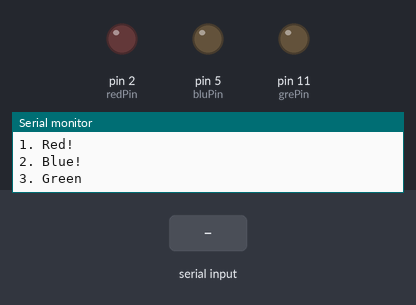
Recording of a sketch running on a simulated Arduino Uno, built with avr-gcc and run on an emulated ATmega328P. On the bench: output pins drawn as LEDs (lit = HIGH), the last lines printed to the serial monitor. Inputs (shaded band) come from the test bench.

Above: at 1.4 s.
1.5 s: "Red" received over Serial
At 2.9 s:
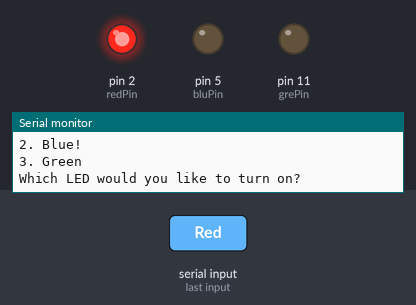
4.0 s: "Blue" received over Serial
At 5.9 s:
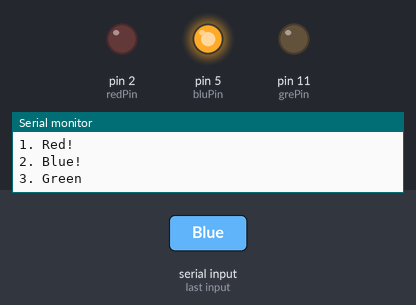
6.5 s: "Green" received over Serial
At 8.0 s:
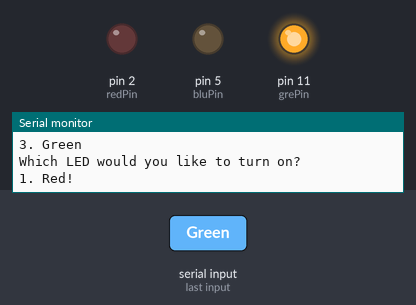
9.0 s: "red" received over Serial
At 10.9 s:
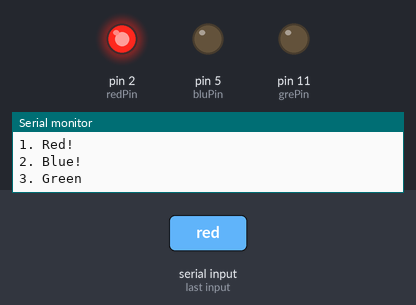
11.5 s: "blue" received over Serial
At 12.9 s:
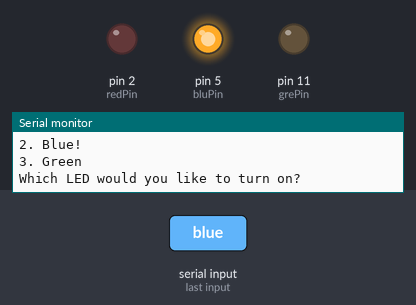
Timing chart, 0 to 14.5 s (numbered marks = the images above; inputs shaded):
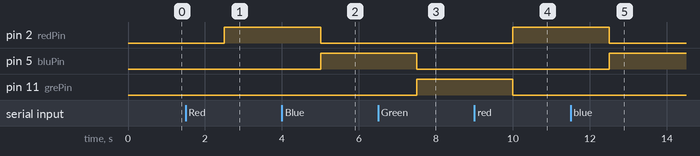

The sketch:

19-Reading-Strings-From-Serial.ino
```cpp
/**
 * Lesson 19 - Reading Strings From Serial

  How to read strings from the serial monitor.

  I slightly modified Paul's code to make it a bit more fun.

 */


String mySelect;
String msg1 = "Which LED would you like to turn on? ";
String ledMsg[] = {"1. Red!","2. Blue!", "3. Green"};
String errMsg = "Please select a valid option!";

int redPin = 2;
int grePin = 11;
int bluPin = 5;


void setup() {
  Serial.begin(9600);

  pinMode(redPin,OUTPUT);
  pinMode(grePin,OUTPUT);
  pinMode(bluPin,OUTPUT);
}

void loop() {
  Serial.println(msg1);
  for(String colour: ledMsg){
    delay(150);
    Serial.println(colour);
  }
  while(Serial.available() == 0){

  }
  mySelect = Serial.readString();

  if(mySelect == "Red" || mySelect == "red" || mySelect == "1"){
    digitalWrite(redPin,HIGH);
    digitalWrite(bluPin,LOW);
    digitalWrite(grePin,LOW);
  } else if(mySelect == "Blue" || mySelect == "blue" || mySelect == "2"){
    digitalWrite(redPin,LOW);
    digitalWrite(bluPin,HIGH);
    digitalWrite(grePin,LOW);
  } else if(mySelect == "Green" || mySelect == "green" || mySelect == "3"){
    digitalWrite(redPin,LOW);
    digitalWrite(bluPin,LOW);
    digitalWrite(grePin,HIGH);
  } else
  Serial.println(errMsg);

  delay(250);

}
```

Measured:
- after the input at 1.5 s, pin 2 (redPin): LOW → HIGH after 1.0 s
- after the input at 4.0 s, pin 2 (redPin): HIGH → LOW after 1.0 s; pin 5 (bluPin): LOW → HIGH after 1.0 s
- after the input at 6.5 s, pin 5 (bluPin): HIGH → LOW after 1.0 s; pin 11 (grePin): LOW → HIGH after 1.0 s
- after the input at 9.0 s, pin 2 (redPin): LOW → HIGH after 1.0 s; pin 11 (grePin): HIGH → LOW after 1.0 s
- after the input at 11.5 s, pin 2 (redPin): HIGH → LOW after 1.0 s; pin 5 (bluPin): LOW → HIGH after 1.0 s
